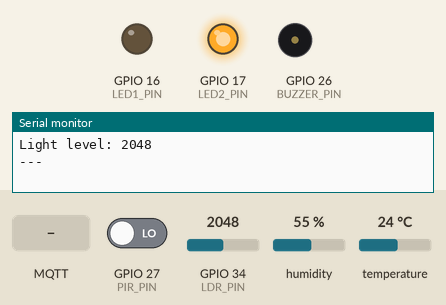
A sketch run on a simulated ESP32. Parts: output pins drawn as LEDs (lit = HIGH), buzzer (waves = sounding, pin HIGH), the last lines printed to the serial monitor. Dashed ring = blinking. Inputs (shaded band) come from the test bench; at power-on: GPIO 27 (PIR_PIN) LOW, GPIO 34 (LDR_PIN) = 2048, humidity 55 %, temperature 24 °C. WiFi joins after 1.5 s; servers stay silent unless stated; random numbers use the default seed unless the sketch sets one; no MQTT or app messages arrive unless stated.

Above: at 6.9 s.
7.0 s: GPIO 27 (PIR_PIN) driven HIGH
At 7.79 s:
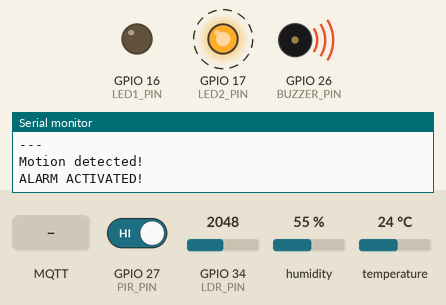
10.5 s: MQTT message "lighton" arrives on the first subscribed topic
At 11.6 s:
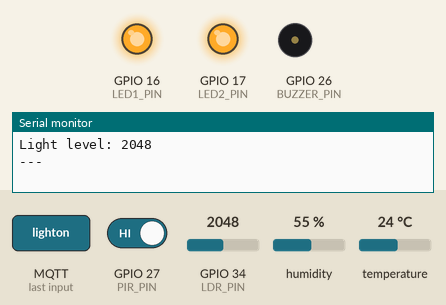
12.0 s: MQTT message "disarm" arrives on the first subscribed topic
At 12.8 s:
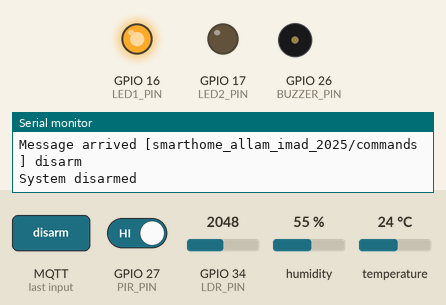
20.7 s: MQTT message "arm" arrives on the first subscribed topic
At 21.8 s:
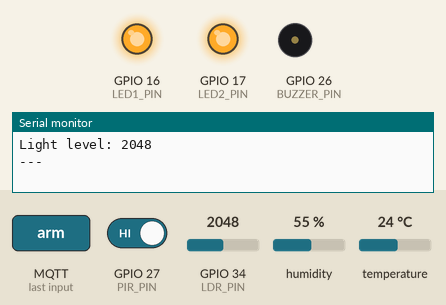
Timing chart, 0 to 23.7 s (numbered marks = the images above; inputs shaded):
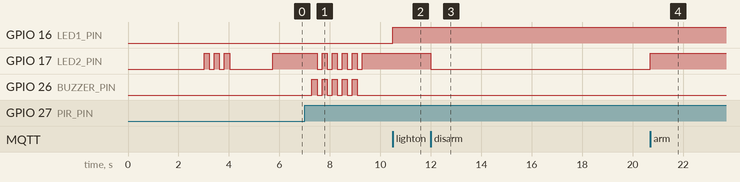

The sketch:

firmware.ino
```cpp
#include <WiFi.h>
#include <PubSubClient.h>
#include <DHT.h>

// WiFi Configuration
const char* ssid = "Wokwi-GUEST";
const char* password = "";

// MQTT Configuration
const char* mqtt_server = "broker.hivemq.com";
const int mqtt_port = 1883;

// FIX: Use a UNIQUE topic prefix with your name to avoid conflicts
// CHANGE THIS to your own unique identifier!
const char* topic_prefix = "smarthome_allam_imad_2025";

// Pin Definitions
#define DHTPIN 15
#define DHTTYPE DHT22
#define PIR_PIN 27
#define LDR_PIN 34
#define LED1_PIN 16
#define LED2_PIN 17
#define BUZZER_PIN 26

// System Constants
const long sensor_interval = 2000;
const long pir_interval = 500;
const int light_threshold = 2000;

// Initialize DHT sensor
DHT dht(DHTPIN, DHTTYPE);

// WiFi and MQTT clients
WiFiClient espClient;
PubSubClient client(espClient);

// System state variables
float temperature = 20.0;
float humidity = 50.0;
int lightLevel = 0;
bool motionDetected = false;
bool systemArmed = true;
bool nightTime = false;

// Timing variables
unsigned long lastSensorReading = 0;
unsigned long lastPIRCheck = 0;
unsigned long lastReconnectAttempt = 0;
const long reconnectInterval = 5000;

// Topic buffers
char topic_temp[100];
char topic_hum[100];
char topic_light[100];
char topic_security[100];
char topic_light_status[100];
char topic_status[100];
char topic_commands[100];
char topic_alarm[100];

void setup_topics() {
  // Build all topic strings with unique prefix
  snprintf(topic_temp, sizeof(topic_temp), "%s/temperature", topic_prefix);
  snprintf(topic_hum, sizeof(topic_hum), "%s/humidity", topic_prefix);
  snprintf(topic_light, sizeof(topic_light), "%s/lightlevel", topic_prefix);
  snprintf(topic_security, sizeof(topic_security), "%s/security/status", topic_prefix);
  snprintf(topic_light_status, sizeof(topic_light_status), "%s/light/status", topic_prefix);
  snprintf(topic_status, sizeof(topic_status), "%s/status", topic_prefix);
  snprintf(topic_commands, sizeof(topic_commands), "%s/commands", topic_prefix);
  snprintf(topic_alarm, sizeof(topic_alarm), "%s/security/alarm", topic_prefix);

  Serial.println("\n=== MQTT Topics ===");
  Serial.print("Temperature: ");
  Serial.println(topic_temp);
  Serial.print("Humidity: ");
  Serial.println(topic_hum);
  Serial.print("Commands: ");
  Serial.println(topic_commands);
  Serial.println("==================\n");
}

void setup_wifi() {
  delay(10);
  Serial.println("Connecting to WiFi");

  WiFi.begin(ssid, password);

  int attempts = 0;
  while (WiFi.status() != WL_CONNECTED && attempts < 20) {
    delay(500);
    Serial.print(".");
    attempts++;
  }

  if (WiFi.status() == WL_CONNECTED) {
    Serial.println("\nWiFi connected");
    Serial.print("IP address: ");
    Serial.println(WiFi.localIP());
    digitalWrite(LED2_PIN, HIGH);
  } else {
    Serial.println("\nFailed to connect to WiFi");
    digitalWrite(LED2_PIN, LOW);
  }
}

void callback(char* topic, byte* payload, unsigned int length) {
  Serial.print("Message arrived [");
  Serial.print(topic);
  Serial.print("] ");

  String message;
  for (int i = 0; i < length; i++) {
    message += (char)payload[i];
  }
  Serial.println(message);

  if (strcmp(topic, topic_commands) == 0) {
    if (message == "arm") {
      systemArmed = true;
      Serial.println("System armed");
      client.publish(topic_security, "armed", false);
      digitalWrite(LED2_PIN, HIGH);
    }
    else if (message == "disarm") {
      systemArmed = false;
      Serial.println("System disarmed");
      client.publish(topic_security, "disarmed", false);
      digitalWrite(LED2_PIN, LOW);
    }
    else if (message == "lighton") {
      digitalWrite(LED1_PIN, HIGH);
      client.publish(topic_light_status, "on", false);
    }
    else if (message == "lightoff") {
      digitalWrite(LED1_PIN, LOW);
      client.publish(topic_light_status, "off", false);
    }
  }
}

boolean reconnect() {
  unsigned long now = millis();
  if (now - lastReconnectAttempt > reconnectInterval) {
    lastReconnectAttempt = now;

    Serial.print("Attempting MQTT connection...");

    // Create unique client ID
    String clientId = "ESP32_SmartHome_";
    clientId += String(random(0xffff), HEX);

    if (client.connect(clientId.c_str())) {
      Serial.println("connected");

      // FIX: Publish with retain=false to prevent storing old values
      client.publish(topic_status, "online", false);
      client.subscribe(topic_commands);

      client.publish(topic_security, systemArmed ? "armed" : "disarmed", false);
      client.publish(topic_light_status, digitalRead(LED1_PIN) ? "on" : "off", false);

      return true;
    } else {
      Serial.print("failed, rc=");
      Serial.print(client.state());
      Serial.println(" try again later");
    }
  }
  return false;
}

void statusBlink(int count) {
  for (int i = 0; i < count; i++) {
    digitalWrite(LED2_PIN, HIGH);
    delay(200);
    digitalWrite(LED2_PIN, LOW);
    delay(200);
  }
}

void triggerAlarm() {
  if (systemArmed) {
    Serial.println("ALARM ACTIVATED!");
    client.publish(topic_alarm, "alarm", false);

    for (int i = 0; i < 5; i++) {
      digitalWrite(BUZZER_PIN, HIGH);
      digitalWrite(LED2_PIN, HIGH);
      delay(200);
      digitalWrite(BUZZER_PIN, LOW);
      digitalWrite(LED2_PIN, LOW);
      delay(200);
    }

    digitalWrite(LED2_PIN, HIGH);
  } else {
    Serial.println("Motion detected but system is disarmed");
  }
}

void setup() {
  Serial.begin(115200);
  delay(1000);
  Serial.println("\n\n=== SMART HOME SYSTEM STARTING ===");

  pinMode(PIR_PIN, INPUT);
  pinMode(LDR_PIN, INPUT);
  pinMode(LED1_PIN, OUTPUT);
  pinMode(LED2_PIN, OUTPUT);
  pinMode(BUZZER_PIN, OUTPUT);

  digitalWrite(LED1_PIN, LOW);
  digitalWrite(LED2_PIN, LOW);
  digitalWrite(BUZZER_PIN, LOW);

  // Setup unique topics
  setup_topics();

  Serial.println("Initializing DHT22 sensor...");
  dht.begin();

  delay(2000);

  Serial.println("Reading initial DHT22 values...");
  for (int attempt = 0; attempt < 10; attempt++) {
    float t = dht.readTemperature();
    float h = dht.readHumidity();

    Serial.print("Attempt ");
    Serial.print(attempt + 1);
    Serial.print(": Temp=");
    Serial.print(t);
    Serial.print("°C, Hum=");
    Serial.print(h);
    Serial.print("%");

    if (!isnan(t) && !isnan(h) && t >= -40 && t <= 80 && h >= 0 && h <= 100) {
      temperature = t;
      humidity = h;
      Serial.println(" [VALID]");
      break;
    } else {
      Serial.println(" [INVALID - RETRYING]");
      delay(500);
    }
  }

  Serial.print("Initial values set: Temp=");
  Serial.print(temperature);
  Serial.print("°C, Hum=");
  Serial.print(humidity);
  Serial.println("%");

  statusBlink(3);

  setup_wifi();

  client.setServer(mqtt_server, mqtt_port);
  client.setCallback(callback);

  String clientId = "ESP32_SmartHome_";
  clientId += String(random(0xffff), HEX);

  if (client.connect(clientId.c_str())) {
    client.publish(topic_status, "online", false);
    client.subscribe(topic_commands);
  }

  Serial.println("=== SYSTEM READY ===\n");
}

void loop() {
  if (!client.connected()) {
    reconnect();
  }
  client.loop();

  unsigned long currentMillis = millis();

  if (currentMillis - lastPIRCheck > pir_interval) {
    lastPIRCheck = currentMillis;

    int pirValue = digitalRead(PIR_PIN);
    if (pirValue == HIGH && !motionDetected) {
      motionDetected = true;
      Serial.println("Motion detected!");

      if (nightTime) {
        digitalWrite(LED1_PIN, HIGH);
        client.publish(topic_light_status, "on", false);
      }

      triggerAlarm();
    }
    else if (pirValue == LOW && motionDetected) {
      motionDetected = false;
      Serial.println("Motion ended");

      if (nightTime) {
        delay(5000);
        if (!motionDetected) {
          digitalWrite(LED1_PIN, LOW);
          client.publish(topic_light_status, "off", false);
        }
      }
    }
  }

  if (currentMillis - lastSensorReading > sensor_interval) {
    lastSensorReading = currentMillis;

    Serial.println("\n[Sensor Reading]");

    float newTemp = dht.readTemperature();
    float newHum = dht.readHumidity();

    Serial.print("Raw DHT: Temp=");
    Serial.print(newTemp);
    Serial.print("°C, Hum=");
    Serial.print(newHum);
    Serial.print("%");

    bool validReading = !isnan(newTemp) && !isnan(newHum) &&
                       newTemp >= -40 && newTemp <= 80 &&
                       newHum >= 0 && newHum <= 100;

    if (validReading) {
      temperature = newTemp;
      humidity = newHum;
      Serial.println(" [VALID]");
    } else {
      Serial.println(" [INVALID - using old values]");
    }

    // FIX: Format values properly and publish with retain=FALSE
    char tempStr[10];
    char humStr[10];
    dtostrf(temperature, 4, 1, tempStr);
    dtostrf(humidity, 4, 1, humStr);

    Serial.print("Publishing: Temp=");
    Serial.print(tempStr);
    Serial.print("°C to topic: ");
    Serial.println(topic_temp);

    Serial.print("Publishing: Hum=");
    Serial.print(humStr);
    Serial.print("% to topic: ");
    Serial.println(topic_hum);

    // FIX: The third parameter (false) means DO NOT RETAIN
    client.publish(topic_temp, tempStr, false);
    client.publish(topic_hum, humStr, false);

    lightLevel = analogRead(LDR_PIN);
    Serial.print("Light level: ");
    Serial.println(lightLevel);

    nightTime = (lightLevel < light_threshold);

    client.publish(topic_light, String(lightLevel).c_str(), false);

    if (nightTime && motionDetected) {
      digitalWrite(LED1_PIN, HIGH);
      client.publish(topic_light_status, "on", false);
    } else if (!motionDetected && nightTime) {
      digitalWrite(LED1_PIN, LOW);
      client.publish(topic_light_status, "off", false);
    }

    Serial.println("---");
  }
}
```

Measured:
- after the input at 7.0 s, GPIO 17 (LED2_PIN): alternates HIGH for 0.20 s and LOW for 0.20 s, 10 changes in all, then stays HIGH, starting after 0.49 s; GPIO 26 (BUZZER_PIN): alternates HIGH for 0.20 s and LOW for 0.20 s, 10 changes in all, then stays LOW, starting after 0.29 s
- after the input at 10.5 s, GPIO 16 (LED1_PIN): LOW → HIGH at once
- after the input at 12.0 s, GPIO 17 (LED2_PIN): HIGH → LOW at once
- after the input at 20.7 s, GPIO 17 (LED2_PIN): LOW → HIGH at once
